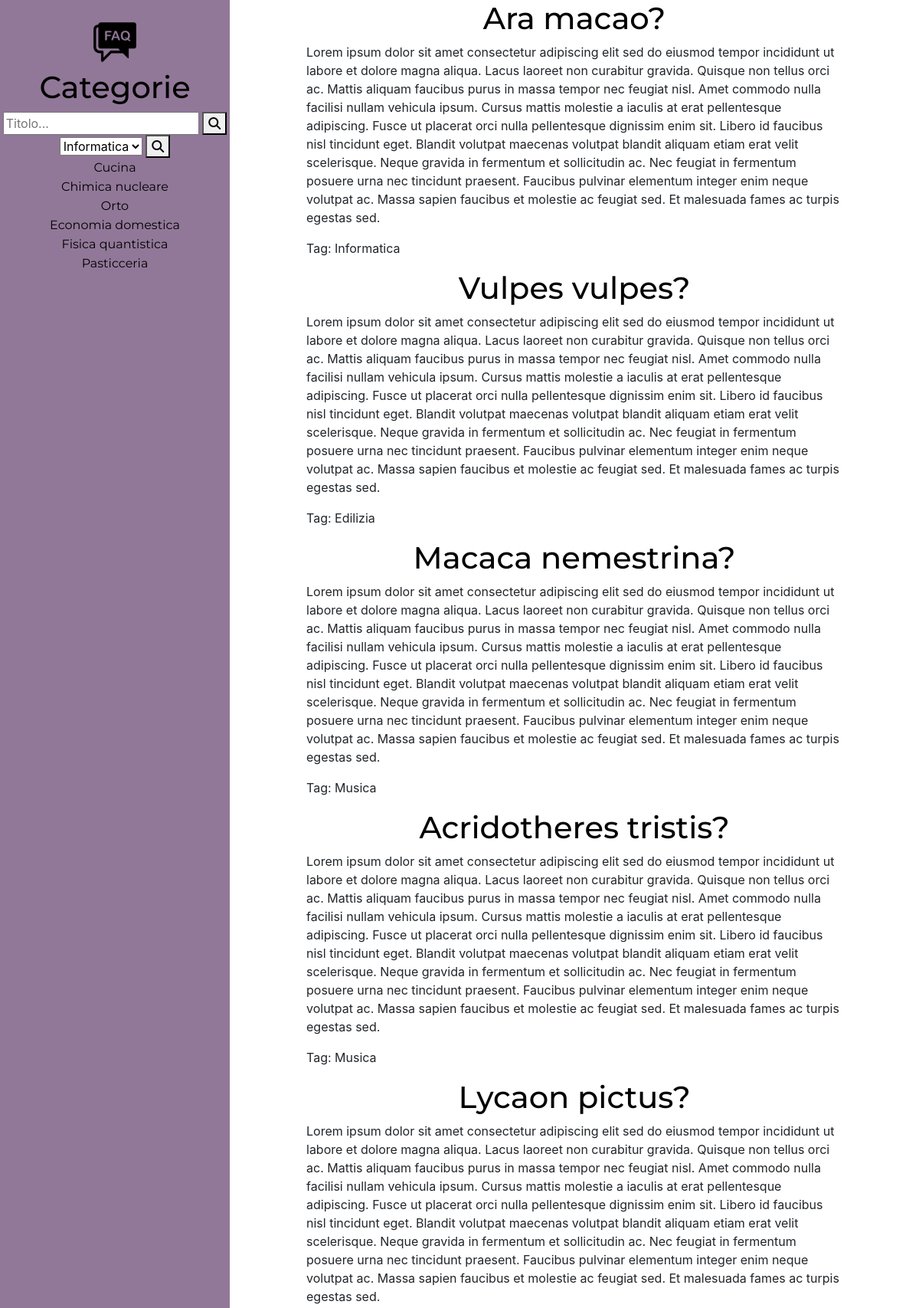
The app's page /index.php?ID=3 (upper part) with its own data.
### tables this page shows
CREATE TABLE `category` (
  `Id` int(11) NOT NULL COMMENT 'id',
  `CategoryName` varchar(100) NOT NULL COMMENT 'Nome categoria'
);

CREATE TABLE `question` (
  `Id` int(11) NOT NULL COMMENT 'id',
  `Question` text NOT NULL COMMENT 'Domanda',
  `Answer` text NOT NULL COMMENT 'risposta',
  `Tag` varchar(25) NOT NULL,
  `fk_catogory` int(11) NOT NULL COMMENT 'categoria'
);

### php/DBManager.php (the view, shortened to what this page needs)
<?php
    $servername = "localhost";
    $username="FaqAdmin";
    $password="password123";
    $dbname="faq";
function DataConnect(){
    global $servername,$username, $password,$dbname;
    $conn=new mysqli($servername,$username,$password,$dbname);
    return $conn;
}
function LoadCategory(){
    $conn=DataConnect();
    $sql="SELECT category.id, category.CategoryName FROM category";
    $res=$conn->query($sql);
    $ris = "";
    while($elem = $res->fetch_assoc()){
        $ris = $ris . "<li id=" . $elem['id'] ."><a href='index.php?ID=".$elem['id'] ."'>" . $elem['CategoryName'] . "</a></li>";
    }
    return $ris;
}
function LoadTagWithIndex(){
        $conn=DataConnect();
        $sql="SELECT DISTINCT question.Tag FROM question";
        $res=$conn->query($sql);
        $ris = "";
        while($elem = $res->fetch_assoc()){
            $ris = $ris . " <option value=" . $elem['Tag'] .">" . $elem['Tag'] . "</option>";
        }
        return $ris;
}
function LoadQuestions($id){
    $conn=DataConnect();
    $sql="SELECT question.Question, question.Answer,question.Tag FROM question WHERE question.fk_catogory=$id";
    $res=$conn->query($sql);
    $ris = "";
    while($elem = $res->fetch_assoc()){
        $ris = $ris .
        "<h1>" . $elem['Question'] . "</h1>
        <p>" . $elem['Answer'] . "</p>
        <p>Tag: " . $elem['Tag'] . "</p>";
    }
    return $ris;
}
?>

### css/style.css (style rules this page uses)
body { margin: 0; }
.Wrapper .SideBar li a { font-family: Montserrat, "Arial", "Helvetica", "sans-serif"; color: black; }
.Wrapper .SideBar li { list-style-type: none; color: black; }
.Wrapper .MainContent h1 { font-family: Montserrat, "Arial", "Helvetica", "sans-serif"; color: black; text-align: center; }

### records on screen
category: CategoryName "Cucina"
category: CategoryName "Chimica nucleare"
category: CategoryName "Orto"
category: CategoryName "Economia domestica"
category: CategoryName "Fisica quantistica"
category: CategoryName "Pasticceria"
question: Question "Ara macao?", Answer "Lorem ipsum dolor sit amet consectetur adipiscing elit sed do eiusmod tempor incididunt ut labore et dolore magna aliqua. Lacus laoreet non curabitur gravida. Quisque non tellus orci ac. Mattis aliquam faucibus purus in massa tempor nec feugiat nisl. Amet commodo nulla facilisi nullam vehicula ipsum. Cursus mattis molestie a iaculis at erat pellentesque adipiscing. Fusce ut placerat orci nulla pellentesque dignissim enim sit. Libero id faucibus nisl tincidunt eget. Blandit volutpat maecenas volutpat blandit aliquam etiam erat velit scelerisque. Neque gravida in fermentum et sollicitudin ac. Nec feugiat in fermentum posuere urna nec tincidunt praesent. Faucibus pulvinar elementum integer…", Tag "Informatica"
question: Question "Vulpes vulpes?", Answer "Lorem ipsum dolor sit amet consectetur adipiscing elit sed do eiusmod tempor incididunt ut labore et dolore magna aliqua. Lacus laoreet non curabitur gravida. Quisque non tellus orci ac. Mattis aliquam faucibus purus in massa tempor nec feugiat nisl. Amet commodo nulla facilisi nullam vehicula ipsum. Cursus mattis molestie a iaculis at erat pellentesque adipiscing. Fusce ut placerat orci nulla pellentesque dignissim enim sit. Libero id faucibus nisl tincidunt eget. Blandit volutpat maecenas volutpat blandit aliquam etiam erat velit scelerisque. Neque gravida in fermentum et sollicitudin ac. Nec feugiat in fermentum posuere urna nec tincidunt praesent. Faucibus pulvinar elementum integer…", Tag "Edilizia"
question: Question "Macaca nemestrina?", Answer "Lorem ipsum dolor sit amet consectetur adipiscing elit sed do eiusmod tempor incididunt ut labore et dolore magna aliqua. Lacus laoreet non curabitur gravida. Quisque non tellus orci ac. Mattis aliquam faucibus purus in massa tempor nec feugiat nisl. Amet commodo nulla facilisi nullam vehicula ipsum. Cursus mattis molestie a iaculis at erat pellentesque adipiscing. Fusce ut placerat orci nulla pellentesque dignissim enim sit. Libero id faucibus nisl tincidunt eget. Blandit volutpat maecenas volutpat blandit aliquam etiam erat velit scelerisque. Neque gravida in fermentum et sollicitudin ac. Nec feugiat in fermentum posuere urna nec tincidunt praesent. Faucibus pulvinar elementum integer…", Tag "Musica"
question: Question "Acridotheres tristis?", Answer "Lorem ipsum dolor sit amet consectetur adipiscing elit sed do eiusmod tempor incididunt ut labore et dolore magna aliqua. Lacus laoreet non curabitur gravida. Quisque non tellus orci ac. Mattis aliquam faucibus purus in massa tempor nec feugiat nisl. Amet commodo nulla facilisi nullam vehicula ipsum. Cursus mattis molestie a iaculis at erat pellentesque adipiscing. Fusce ut placerat orci nulla pellentesque dignissim enim sit. Libero id faucibus nisl tincidunt eget. Blandit volutpat maecenas volutpat blandit aliquam etiam erat velit scelerisque. Neque gravida in fermentum et sollicitudin ac. Nec feugiat in fermentum posuere urna nec tincidunt praesent. Faucibus pulvinar elementum integer…", Tag "Musica"
question: Question "Lycaon pictus?", Answer "Lorem ipsum dolor sit amet consectetur adipiscing elit sed do eiusmod tempor incididunt ut labore et dolore magna aliqua. Lacus laoreet non curabitur gravida. Quisque non tellus orci ac. Mattis aliquam faucibus purus in massa tempor nec feugiat nisl. Amet commodo nulla facilisi nullam vehicula ipsum. Cursus mattis molestie a iaculis at erat pellentesque adipiscing. Fusce ut placerat orci nulla pellentesque dignissim enim sit. Libero id faucibus nisl tincidunt eget. Blandit volutpat maecenas volutpat blandit aliquam etiam erat velit scelerisque. Neque gravida in fermentum et sollicitudin ac. Nec feugiat in fermentum posuere urna nec tincidunt praesent. Faucibus pulvinar elementum integer…"

### other values on screen
form field Tag "Informatica"
